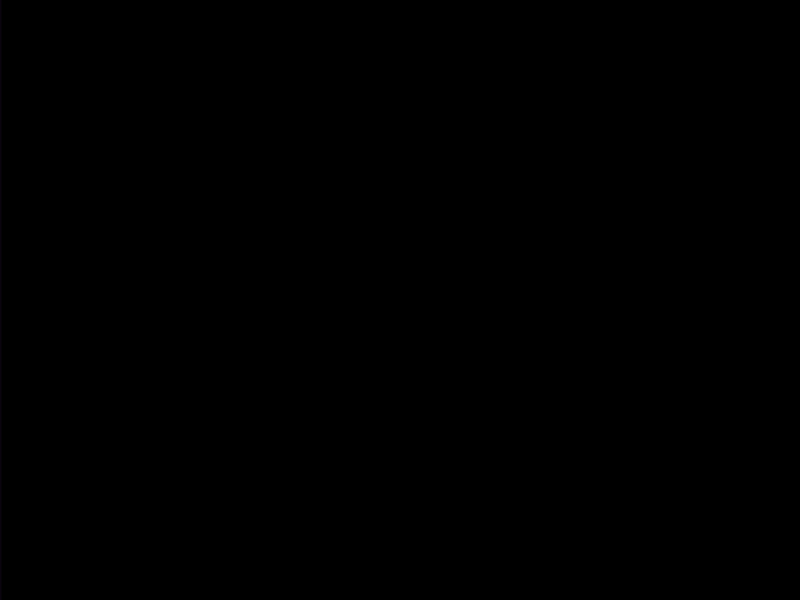
Frame 1 (no input)
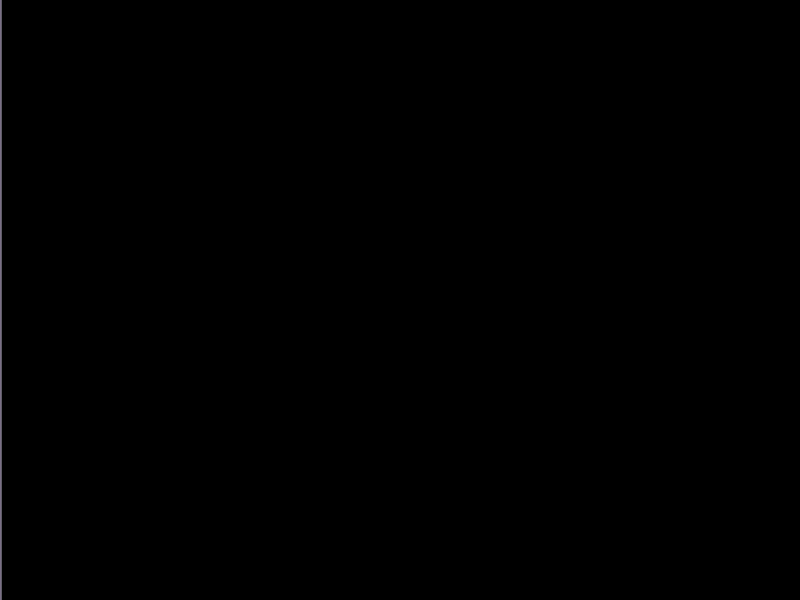
Frame 60 (the mouse pressed at the canvas centre just before this capture)
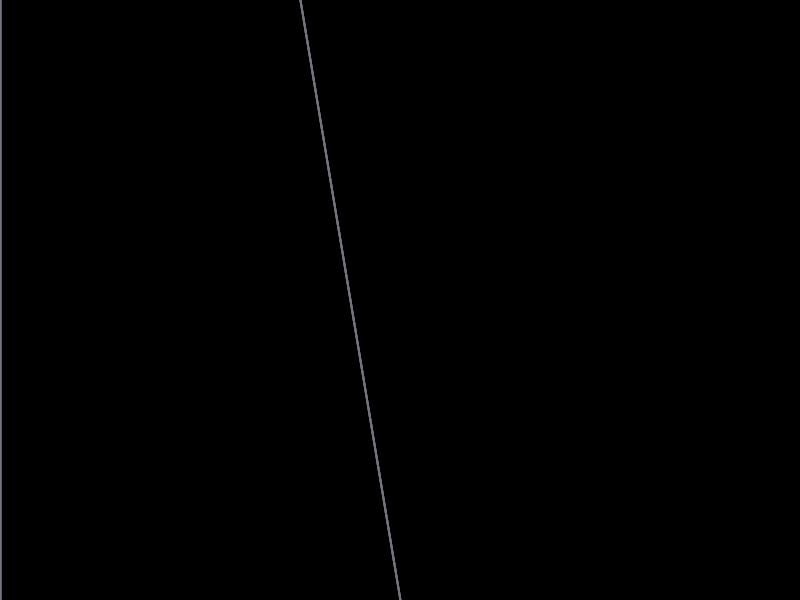
Frame 120 (the mouse held since frame 60 and released just before this capture)

The Processing sketch that drew these frames (run headless with seeded random() and noise(); from frame 60 on, the mouse is pressed at the canvas centre):

// Processing sketch: processing_80063
// ── processing_80063.pde

//rectangulos fijos
void setup () {
size (800,600);
background (0);
smooth ();

}

void draw () {


strokeWeight (5);
stroke (random(255),random(255),random(255),15);
for(int i=mouseX; i<800; i+= 1000) {
  for(int j=mouseY; j<800; j+=5000){
strokeWeight(2);
line (i, 600,j, 0);}}


}
